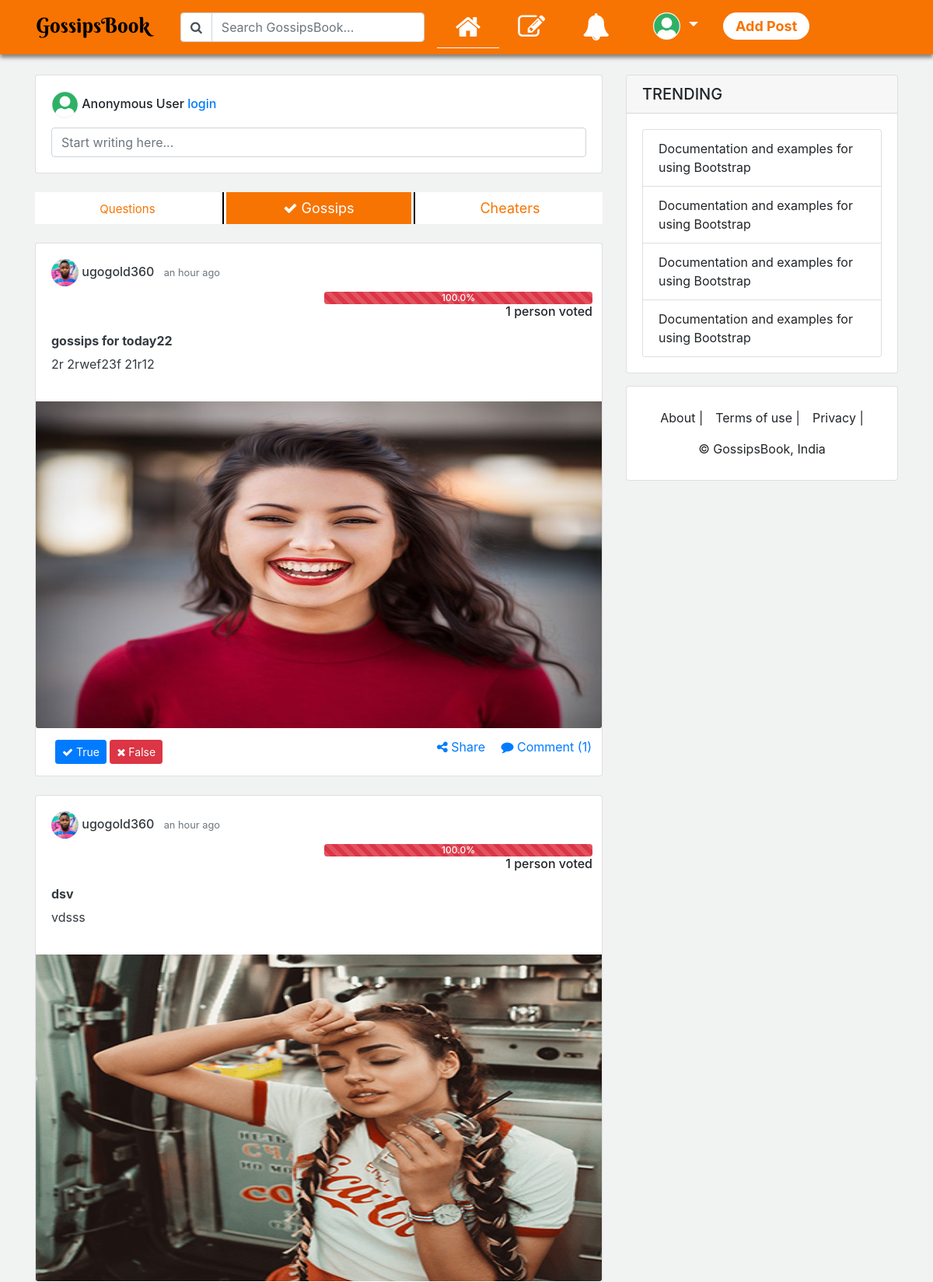
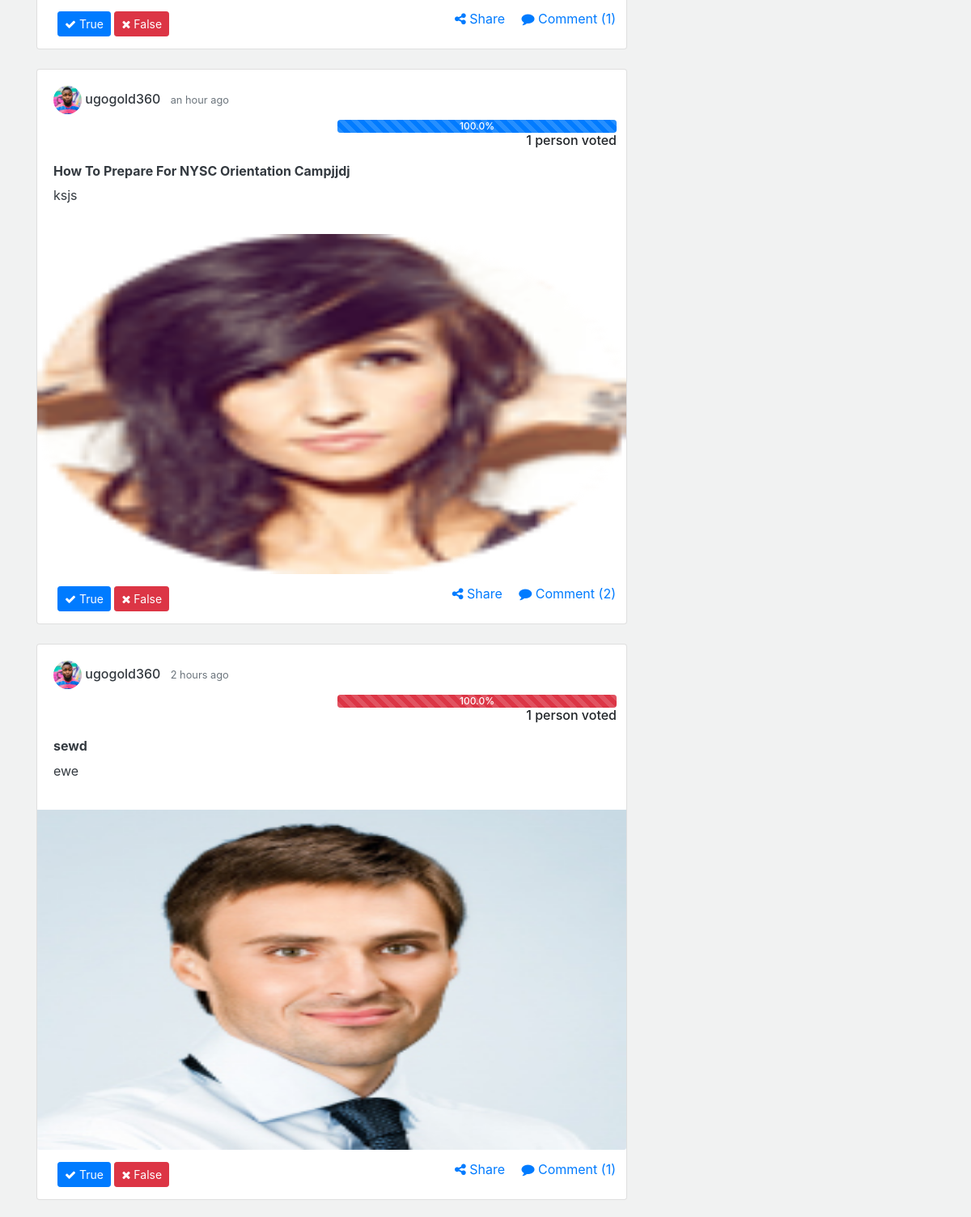
Screenshot of /gossips/ (upper part) with the database file from the repository (2 pictures, top to bottom).
### gossips/models.py (models this page shows, shortened)
class GossipsModel(models.Model):
    title = models.CharField(max_length=75, unique=True, help_text='What is the title of your gossip?',
                             verbose_name='Title')
    content = models.TextField(max_length=3000)
    slug = models.SlugField(unique=True)
    date_published = models.DateTimeField(auto_now_add=True, verbose_name='Date Published')
    date_updated = models.DateTimeField(auto_now=True, verbose_name='Date Updated')
    author = models.ForeignKey(User, on_delete=models.CASCADE, related_name='gossip_author')
    image = models.ImageField(upload_to=upload_location, blank=True, null=True, help_text='Add image (optional)')
    tags = models.ManyToManyField(Tags, name='q_tags', blank=True)
    shares = models.IntegerField(default=0)
    true = models.ManyToManyField(User, related_name='true', blank=True)
    false = models.ManyToManyField(User, related_name='false', blank=True)
    def get_total_comments(self):
        return self.comments_set.all().order_by('-date_published')
    def percent_true(self):
        true_number = int(self.true.all().count())
        false_number = int(self.false.all().count())
        total_number = true_number + false_number
        try:
            calculate = (true_number / total_number) * 100
        except ZeroDivisionError:
            calculate = 0
        return calculate
    def percent_false(self):
        true_number = int(self.true.all().count())
        false_number = int(self.false.all().count())
        total_number = true_number + false_number
        try:
            calculate = (false_number / total_number) * 100
        except ZeroDivisionError:
            calculate = 0
        return calculate
    def get_total_voters(self):
        true_number = int(self.true.all().count())
        false_number = int(self.false.all().count())
        total_voters = true_number + false_number
        return total_voters
    class Meta:
        verbose_name_plural = 'Gossips'

### users/models.py (models this page shows, shortened)
class Profile(models.Model):
    user = models.OneToOneField(User, on_delete=models.CASCADE)
    image = models.ImageField(default='default_profile_pic2.png', upload_to=upload_location, blank=True)
    bio = models.TextField(max_length=455, null=True, blank=True)
    location = models.CharField(max_length=255, null=True, blank=True)
    languages = models.CharField(max_length=255, null=True, blank=True)
    interests = models.ManyToManyField(Interests, related_name='interests', blank=True)
    followers = models.ManyToManyField(User, related_name='followers', blank=True)
    following = models.ManyToManyField(User, related_name='following', blank=True)
    date_created = models.DateTimeField(auto_now_add=True)
    date_updated = models.DateTimeField(auto_now=True)

### gossips/views.py (the view)
# urls.py: path('', gossips_index, name='gossips_index'),
def gossips_index(request):
    gossips_all = GossipsModel.objects.all().order_by('-date_published')
    context = {'gossips': gossips_all}
    return render(request, 'gossips/index.html', context)

### gossips/templates/gossips/index.html (shortened to what this page needs)
{% extends 'base.html' %} {% load humanize %} {% load static %} {% block content %} {% for gossip in gossips %}
<div class="card mb-4">
    <div class="card-body">
        <h6 class="card-title">
            <a href="{% url 'users:user_view_profile' gossip.author.username %}" class="text-dark">
                <img style="height:35px; width:35px;" class="img-fluid rounded-circle" src="{{gossip.author.profile.image.url}}">
                {{gossip.author.username}}
            </a>
            <small class="text-muted ml-2">{{gossip.date_published|naturaltime}}</small>
            <div class="row">
                <div class="col">
                </div>
                <div class="col">
                    <div class="progress">
                        <div class="progress-bar progress-bar-striped bg-primary" role="progressbar" style="width: {{gossip.percent_true}}%" aria-valuenow="{{gossip.percent_true}}" aria-valuemin="0" aria-valuemax="100">{{gossip.percent_true}}%</div>
                        <div class="progress-bar progress-bar-striped bg-danger" role="progressbar" style="width: {{gossip.percent_false}}%" aria-valuenow="{{gossip.percent_false}}" aria-valuemin="0" aria-valuemax="100">{{gossip.percent_false}}%</div>
                    </div>
                    <div class="text-right">{{gossip.get_total_voters}} person{{gossip.get_total_voters|pluralize}} voted</div>
                </div>
            </div>
        </h6>
        <a href="{% url 'gossips:gossip_detail' gossip.slug %}" class="text-dark">
            <h6> <strong>{{gossip.title|truncatewords:30}} </strong> </h6>
            <p> {{gossip.content|truncatewords:255}} </p>
        </a>
    </div>
    {% if gossip.image %}
    <img class="card-img-bottom" style="max-height:420px;" src="{{gossip.image.url}}" alt="Card image cap">
    {% endif %}
    <div class="row">
        <div class="col m-2 ml-5 d-inline">
            <div class="row d-inline">
                <form class="d-inline">
                        {% if user in gossip.true.all or user in gossip.false.all %}
                        <button type="button" class="btn btn-sm btn-primary disabled">
                            <i class="fa fa-check"></i> True
                        </button>
                        {% else %}
                        <button type="button"
                            data-toggle="modal"
                            data-id="{{gossip.id}}"
                            data-action="true"
                            data-target="#reactionModal"
                            class="reaction btn btn-sm btn-primary">
                            <i class="fa fa-check"></i>
                            True
                        </button>
                        {% endif %}
                </form>
                <form class="d-inline">
                    {% if user in gossip.false.all or user in gossip.true.all %}
                    <button type="button" class="btn btn-sm btn-danger disabled">
                            <i class="fa fa-times"></i> False
                        </button>
                    {% else %}
                    <button type="button"
                        data-toggle="modal"
                        data-id="{{gossip.id}}"
                        data-action="false"
                        data-target="#reactionModal"
                        class="reaction btn btn-sm btn-danger">
                        <i class="fa fa-times"></i>
                        False
                    </button>
                    {% endif %}
                </form>
            </div>
        </div>
        <div class="col m-2 p-1 d-inline text-right mr-4">
            <a href="#" class="mr-3"> <i class="fa fa-share-alt"></i> <span class="d-none d-md-inline">Share</span> </a>
            <a href="#" class="comment" data-toggle="modal" data-id="{{gossip.id}}" data-title="{{gossip.title}}" data-target="#commentModal">
                <i class="fa fa-comment"></i> <span class="d-none d-md-inline">Comment </span>  ({{gossip.get_total_comments.count}})
            </a>
        </div>
    </div>
</div>
{% endfor %}
{% endblock content %}
    {% block navigation %} {% include 'navigation.html' %} {% endblock navigation %}
    {% block startwriting %} {% include 'startwriting.html' %} {% endblock startwriting %}
    {% block whichsection %} {% include 'whichsection.html' %} {% endblock whichsection %}
    {% block aside %} {% include 'aside.html' %} {% endblock aside %}

### static/css/custom.css (style rules this page uses)
body { background-color: #F1F2F2; }

### controls/templates/whichsection.html (style rules this page uses)
.col { padding: 7px; }

### rows the page displays
GossipsModel: author.profile.image (picture), author.username "ugogold360", date_published "an hour ago", percent_false "100.0", get_total_voters "1", title "gossips for today22", content "2r 2rwef23f 21r12", image (picture), get_total_comments.count "1"
GossipsModel: author.profile.image (picture), author.username "ugogold360", date_published "an hour ago", percent_false "100.0", get_total_voters "1", title "dsv", content "vdsss", image (picture), get_total_comments.count "1"
GossipsModel: author.profile.image (picture), author.username "ugogold360", date_published "an hour ago", percent_true "100.0", get_total_voters "1", title "How To Prepare For NYSC Orientation Campjjdj", content "ksjs", image (picture), get_total_comments.count "2"
GossipsModel: author.profile.image (picture), author.username "ugogold360", date_published "2 hours ago", percent_false "100.0", get_total_voters "1", title "sewd", content "ewe", image (picture), get_total_comments.count "1"
